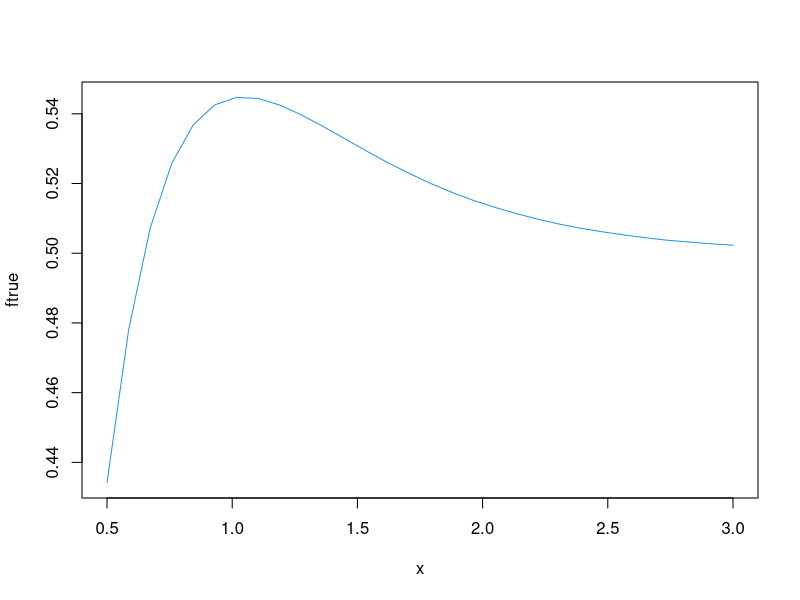
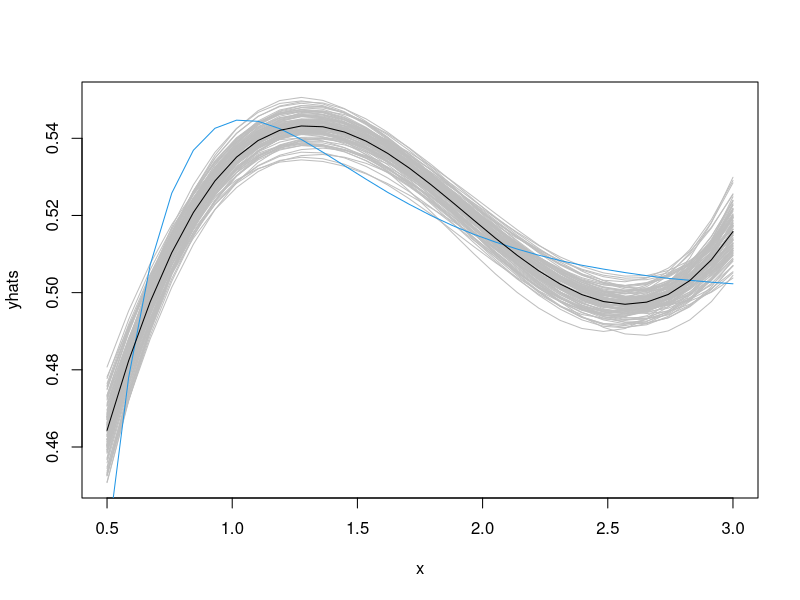
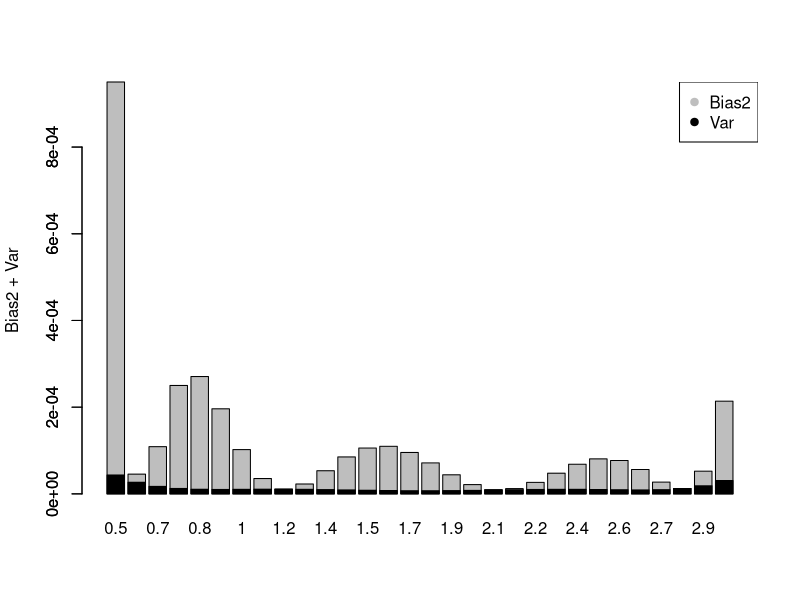
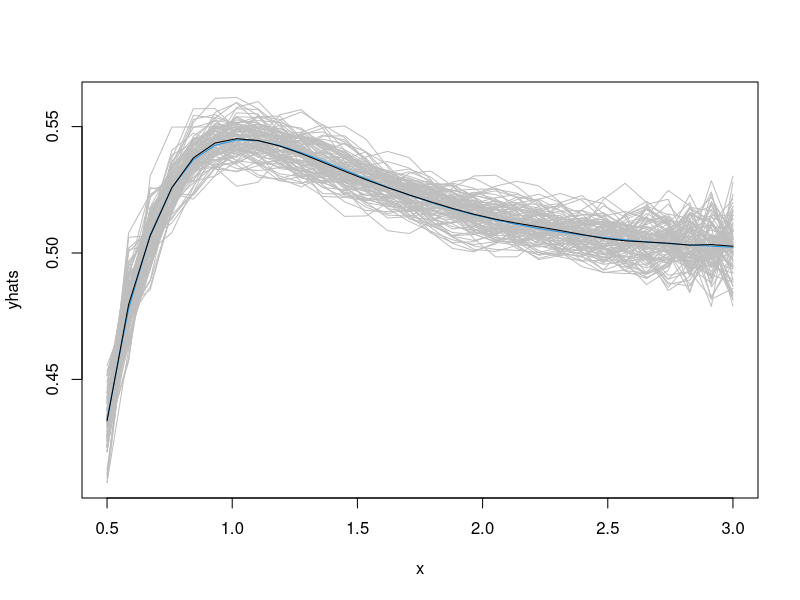
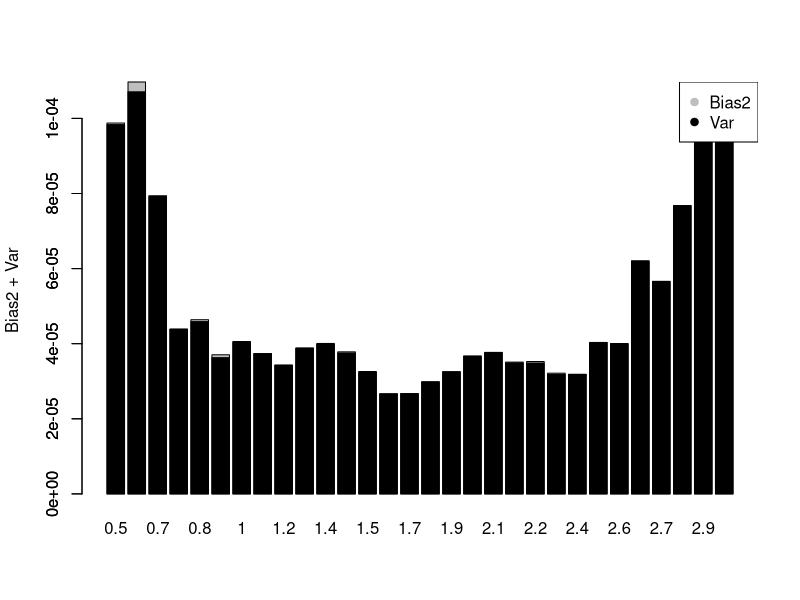
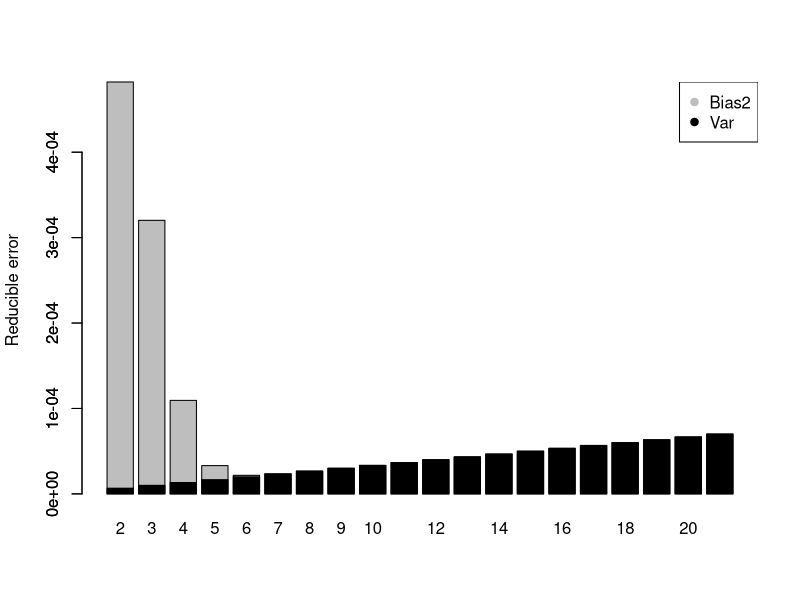
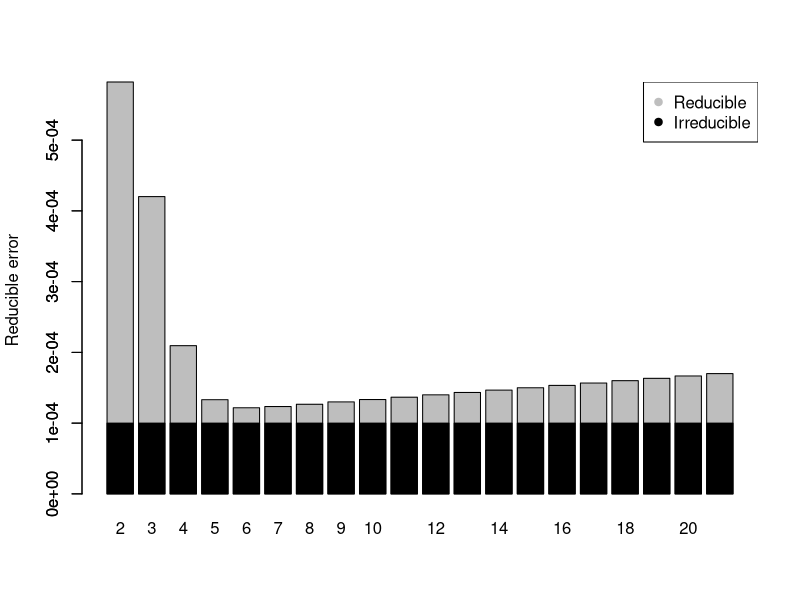

Reproduce these figures in R, in order.
## ---- chunk 1
knitr::opts_chunk$set(echo = T, eval=T, message=F, warning=F, error=F, 
                      comment=NA, cache=T, R.options=list(width=220),
                      fig.align='center', out.width='75%', fig.asp=.75)
## ---- chunk 2
ftrue <- c(0.4342,0.4780,0.5072,0.5258,0.5369,0.5426,0.5447,0.5444,0.5425,0.5397,0.5364,0.5329,0.5294,0.5260,0.5229,0.5200,0.5174,0.5151,0.5131,0.5113,0.5097,0.5083,0.5071,0.5061,0.5052,0.5044,0.5037,0.5032,0.5027,0.5023)
x = seq(.5,3,length=30)
plot(x,ftrue, type="l", col=4)
## ---- chunk 3
# setting
sigmatrue=0.01
n = length(x)
B = 100
# simulation function
{{sim = function(d){
y = ftrue + rnorm(n,0,sigmatrue)
fit = lm(y ~ poly(x,degree=d, raw=T))
yhat = fitted(fit)
} }}
## ---- chunk 4
d = 3
# results
set.seed(123)
{{yhats = replicate(B,sim(d))}}
matplot(x,yhats, type="l", col="gray", lty=1)
lines(x,ftrue, col=4)
# expected value
Ehatf = apply(yhats,1,mean)
lines(x,Ehatf)
## ---- chunk 5
# squared bias
Bias2 = (ftrue - Ehatf)^2
# variance
Var = apply(yhats,1,var)
# plot
barplot(Bias2+Var, ylab="Bias2 + Var", names.arg=round(x,1))
barplot(Var,add=T, col=1, names.arg=" ")
legend("topright", c("Bias2","Var"), col=c("gray",1), pch=c(19,19))
## ---- chunk 6
d = 20
# results
set.seed(123)
yhats = replicate(B,sim(d))
matplot(x,yhats, type="l", col="gray", lty=1)
lines(x,ftrue, col=4)
# expected value
Ehatf = apply(yhats,1,mean)
lines(x,Ehatf)
## ---- chunk 7
# squared bias
Bias2 = (ftrue - Ehatf)^2
# variance
Var = apply(yhats,1,var)
# plot
barplot(Bias2+Var, ylab="Bias2 + Var", names.arg=round(x,1))
barplot(Var,add=T, col=1, names.arg=" ")
legend("topright", c("Bias2","Var"), col=c("gray",1), pch=c(19,19))
## ---- chunk 8
d = 3
# expected value 
Ehatf = fitted(lm(ftrue ~ poly(x,degree=d, raw=T)))
Bias2 = (ftrue - Ehatf)^2
## ---- chunk 9
# true variance
p = d+1
Var = (sigmatrue^2)*p/n
## ---- chunk 10
ds = 1:20
ps = ds+1
Bias2s = sapply(ps, function(p) 
  mean( ( ftrue - fitted(lm(ftrue ~ poly(x,degree=(p-1)))) )^2 )
  )
Vars = ps*(sigmatrue^2)/n
Reds = Bias2s+Vars 
barplot(Reds, ylab="Reducible error", names.arg=ps)
barplot(Vars, add=T, col=1, names.arg=" ")
legend("topright", c("Bias2","Var"), col=c("gray",1), pch=c(19,19))
## ---- chunk 11
Irr = rep(sigmatrue^2,length(ps))
ErrFs = Reds + Irr
barplot(ErrFs, ylab="Reducible error", names.arg=ps)
barplot(Irr, add=T, col=1, names.arg=" ")
legend("topright", c("Reducible","Irreducible"), col=c("gray",1), pch=c(19,19))
## ---- chunk 12
knitr::include_graphics("http://www-bcf.usc.edu/~gareth/ISL/Chapter2/2.9.pdf")
## ---- chunk 13
knitr::include_graphics("http://www-bcf.usc.edu/~gareth/ISL/Chapter2/2.10.pdf")
## ---- chunk 14
knitr::include_graphics("http://www-bcf.usc.edu/~gareth/ISL/Chapter2/2.11.pdf")
## ---- chunk 15
knitr::include_graphics("http://www-bcf.usc.edu/~gareth/ISL/Chapter2/2.12.pdf")
